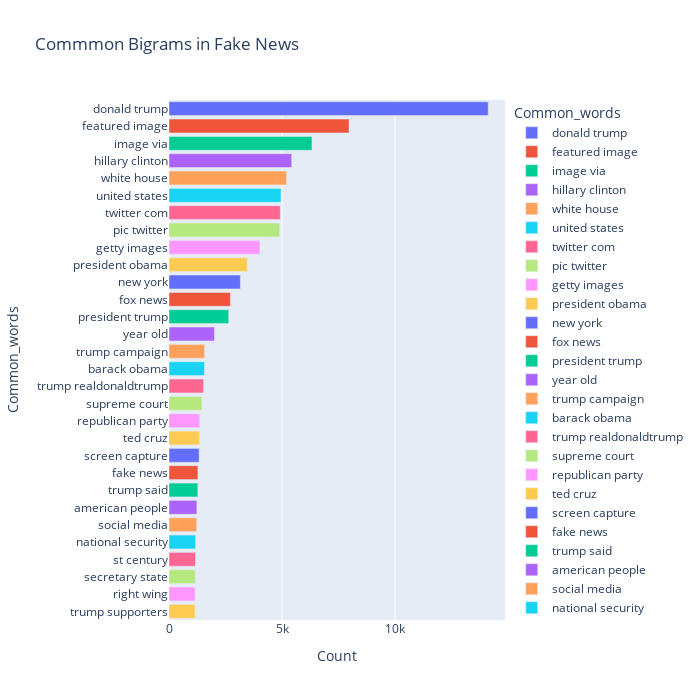

The notebook cell this image was saved under:
### Markdown cell above
Let's use the same functions to also take a look at the top bigrams from fake news and trigrams from true and fake news.

### Code cell
top_fake_news_bigrams = get_top_text_ngrams(processed_dataframe[processed_dataframe['label'] == 0]['text'], 30, 2)
plot_top_ngrams(top_fake_news_bigrams, 'Commmon Bigrams in Fake News')

### Figure 1 — Plotly figure (JSON) as saved in the notebook; plotly's stock layout.template omitted (floating-point values rounded to 4 significant figures)
{"data": [{"alignmentgroup": "True", "hovertemplate": "Common_words=%{y}<br>Count=%{x}<extra></extra>", "legendgroup": "donald trump", "marker": {"color": "#636efa", "pattern": {"shape": ""}}, "name": "donald trump", "offsetgroup": "donald trump", "orientation": "h", "showlegend": true, "textposition": "auto", "type": "bar", "x": [14122], "xaxis": "x", "y": ["donald trump"], "yaxis": "y"}, {"alignmentgroup": "True", "hovertemplate": "Common_words=%{y}<br>Count=%{x}<extra></extra>", "legendgroup": "featured image", "marker": {"color": "#EF553B", "pattern": {"shape": ""}}, "name": "featured image", "offsetgroup": "featured image", "orientation": "h", "showlegend": true, "textposition": "auto", "type": "bar", "x": [7966], "xaxis": "x", "y": ["featured image"], "yaxis": "y"}, {"alignmentgroup": "True", "hovertemplate": "Common_words=%{y}<br>Count=%{x}<extra></extra>", "legendgroup": "image via", "marker": {"color": "#00cc96", "pattern": {"shape": ""}}, "name": "image via", "offsetgroup": "image via", "orientation": "h", "showlegend": true, "textposition": "auto", "type": "bar", "x": [6325], "xaxis": "x", "y": ["image via"], "yaxis": "y"}, {"alignmentgroup": "True", "hovertemplate": "Common_words=%{y}<br>Count=%{x}<extra></extra>", "legendgroup": "hillary clinton", "marker": {"color": "#ab63fa", "pattern": {"shape": ""}}, "name": "hillary clinton", "offsetgroup": "hillary clinton", "orientation": "h", "showlegend": true, "textposition": "auto", "type": "bar", "x": [5429], "xaxis": "x", "y": ["hillary clinton"], "yaxis": "y"}, {"alignmentgroup": "True", "hovertemplate": "Common_words=%{y}<br>Count=%{x}<extra></extra>", "legendgroup": "white house", "marker": {"color": "#FFA15A", "pattern": {"shape": ""}}, "name": "white house", "offsetgroup": "white house", "orientation": "h", "showlegend": true, "textposition": "auto", "type": "bar", "x": [5200], "xaxis": "x", "y": ["white house"], "yaxis": "y"}, {"alignmentgroup": "True", "hovertemplate": "Common_words=%{y}<br>Count=%{x}<extra></extra>", "legendgroup": "united states", "marker": {"color": "#19d3f3", "pattern": {"shape": ""}}, "name": "united states", "offsetgroup": "united states", "orientation": "h", "showlegend": true, "textposition": "auto", "type": "bar", "x": [4955], "xaxis": "x", "y": ["united states"], "yaxis": "y"}, {"alignmentgroup": "True", "hovertemplate": "Common_words=%{y}<br>Count=%{x}<extra></extra>", "legendgroup": "twitter com", "marker": {"color": "#FF6692", "pattern": {"shape": ""}}, "name": "twitter com", "offsetgroup": "twitter com", "orientation": "h", "showlegend": true, "textposition": "auto", "type": "bar", "x": [4924], "xaxis": "x", "y": ["twitter com"], "yaxis": "y"}, {"alignmentgroup": "True", "hovertemplate": "Common_words=%{y}<br>Count=%{x}<extra></extra>", "legendgroup": "pic twitter", "marker": {"color": "#B6E880", "pattern": {"shape": ""}}, "name": "pic twitter", "offsetgroup": "pic twitter", "orientation": "h", "showlegend": true, "textposition": "auto", "type": "bar", "x": [4899], "xaxis": "x", "y": ["pic twitter"], "yaxis": "y"}, {"alignmentgroup": "True", "hovertemplate": "Common_words=%{y}<br>Count=%{x}<extra></extra>", "legendgroup": "getty images", "marker": {"color": "#FF97FF", "pattern": {"shape": ""}}, "name": "getty images", "offsetgroup": "getty images", "orientation": "h", "showlegend": true, "textposition": "auto", "type": "bar", "x": [4022], "xaxis": "x", "y": ["getty images"], "yaxis": "y"}, {"alignmentgroup": "True", "hovertemplate": "Common_words=%{y}<br>Count=%{x}<extra></extra>", "legendgroup": "president obama", "marker": {"color": "#FECB52", "pattern": {"shape": ""}}, "name": "president obama", "offsetgroup": "president obama", "orientation": "h", "showlegend": true, "textposition": "auto", "type": "bar", "x": [3459], "xaxis": "x", "y": ["president obama"], "yaxis": "y"}, {"alignmentgroup": "True", "hovertemplate": "Common_words=%{y}<br>Count=%{x}<extra></extra>", "legendgroup": "new york", "marker": {"color": "#636efa", "pattern": {"shape": ""}}, "name": "new york", "offsetgroup": "new york", "orientation": "h", "showlegend": true, "textposition": "auto", "type": "bar", "x": [3157], "xaxis": "x", "y": ["new york"], "yaxis": "y"}, {"alignmentgroup": "True", "hovertemplate": "Common_words=%{y}<br>Count=%{x}<extra></extra>", "legendgroup": "fox news", "marker": {"color": "#EF553B", "pattern": {"shape": ""}}, "name": "fox news", "offsetgroup": "fox news", "orientation": "h", "showlegend": true, "textposition": "auto", "type": "bar", "x": [2715], "xaxis": "x", "y": ["fox news"], "yaxis": "y"}, {"alignmentgroup": "True", "hovertemplate": "Common_words=%{y}<br>Count=%{x}<extra></extra>", "legendgroup": "president trump", "marker": {"color": "#00cc96", "pattern": {"shape": ""}}, "name": "president trump", "offsetgroup": "president trump", "orientation": "h", "showlegend": true, "textposition": "auto", "type": "bar", "x": [2641], "xaxis": "x", "y": ["president trump"], "yaxis": "y"}, {"alignmentgroup": "True", "hovertemplate": "Common_words=%{y}<br>Count=%{x}<extra></extra>", "legendgroup": "year old", "marker": {"color": "#ab63fa", "pattern": {"shape": ""}}, "name": "year old", "offsetgroup": "year old", "orientation": "h", "showlegend": true, "textposition": "auto", "type": "bar", "x": [2010], "xaxis": "x", "y": ["year old"], "yaxis": "y"}, {"alignmentgroup": "True", "hovertemplate": "Common_words=%{y}<br>Count=%{x}<extra></extra>", "legendgroup": "trump campaign", "marker": {"color": "#FFA15A", "pattern": {"shape": ""}}, "name": "trump campaign", "offsetgroup": "trump campaign", "orientation": "h", "showlegend": true, "textposition": "auto", "type": "bar", "x": [1573], "xaxis": "x", "y": ["trump campaign"], "yaxis": "y"}, {"alignmentgroup": "True", "hovertemplate": "Common_words=%{y}<br>Count=%{x}<extra></extra>", "legendgroup": "barack obama", "marker": {"color": "#19d3f3", "pattern": {"shape": ""}}, "name": "barack obama", "offsetgroup": "barack obama", "orientation": "h", "showlegend": true, "textposition": "auto", "type": "bar", "x": [1569], "xaxis": "x", "y": ["barack obama"], "yaxis": "y"}, {"alignmentgroup": "True", "hovertemplate": "Common_words=%{y}<br>Count=%{x}<extra></extra>", "legendgroup": "trump realdonaldtrump", "marker": {"color": "#FF6692", "pattern": {"shape": ""}}, "name": "trump realdonaldtrump", "offsetgroup": "trump realdonaldtrump", "orientation": "h", "showlegend": true, "textposition": "auto", "type": "bar", "x": [1532], "xaxis": "x", "y": ["trump realdonaldtrump"], "yaxis": "y"}, {"alignmentgroup": "True", "hovertemplate": "Common_words=%{y}<br>Count=%{x}<extra></extra>", "legendgroup": "supreme court", "marker": {"color": "#B6E880", "pattern": {"shape": ""}}, "name": "supreme court", "offsetgroup": "supreme court", "orientation": "h", "showlegend": true, "textposition": "auto", "type": "bar", "x": [1455], "xaxis": "x", "y": ["supreme court"], "yaxis": "y"}, {"alignmentgroup": "True", "hovertemplate": "Common_words=%{y}<br>Count=%{x}<extra></extra>", "legendgroup": "republican party", "marker": {"color": "#FF97FF", "pattern": {"shape": ""}}, "name": "republican party", "offsetgroup": "republican party", "orientation": "h", "showlegend": true, "textposition": "auto", "type": "bar", "x": [1362], "xaxis": "x", "y": ["republican party"], "yaxis": "y"}, {"alignmentgroup": "True", "hovertemplate": "Common_words=%{y}<br>Count=%{x}<extra></extra>", "legendgroup": "ted cruz", "marker": {"color": "#FECB52", "pattern": {"shape": ""}}, "name": "ted cruz", "offsetgroup": "ted cruz", "orientation": "h", "showlegend": true, "textposition": "auto", "type": "bar", "x": [1350], "xaxis": "x", "y": ["ted cruz"], "yaxis": "y"}, {"alignmentgroup": "True", "hovertemplate": "Common_words=%{y}<br>Count=%{x}<extra></extra>", "legendgroup": "screen capture", "marker": {"color": "#636efa", "pattern": {"shape": ""}}, "name": "screen capture", "offsetgroup": "screen capture", "orientation": "h", "showlegend": true, "textposition": "auto", "type": "bar", "x": [1334], "xaxis": "x", "y": ["screen capture"], "yaxis": "y"}, {"alignmentgroup": "True", "hovertemplate": "Common_words=%{y}<br>Count=%{x}<extra></extra>", "legendgroup": "fake news", "marker": {"color": "#EF553B", "pattern": {"shape": ""}}, "name": "fake news", "offsetgroup": "fake news", "orientation": "h", "showlegend": true, "textposition": "auto", "type": "bar", "x": [1279], "xaxis": "x", "y": ["fake news"], "yaxis": "y"}, {"alignmentgroup": "True", "hovertemplate": "Common_words=%{y}<br>Count=%{x}<extra></extra>", "legendgroup": "trump said", "marker": {"color": "#00cc96", "pattern": {"shape": ""}}, "name": "trump said", "offsetgroup": "trump said", "orientation": "h", "showlegend": true, "textposition": "auto", "type": "bar", "x": [1276], "xaxis": "x", "y": ["trump said"], "yaxis": "y"}, {"alignmentgroup": "True", "hovertemplate": "Common_words=%{y}<br>Count=%{x}<extra></extra>", "legendgroup": "american people", "marker": {"color": "#ab63fa", "pattern": {"shape": ""}}, "name": "american people", "offsetgroup": "american people", "orientation": "h", "showlegend": true, "textposition": "auto", "type": "bar", "x": [1234], "xaxis": "x", "y": ["american people"], "yaxis": "y"}, {"alignmentgroup": "True", "hovertemplate": "Common_words=%{y}<br>Count=%{x}<extra></extra>", "legendgroup": "social media", "marker": {"color": "#FFA15A", "pattern": {"shape": ""}}, "name": "social media", "offsetgroup": "social media", "orientation": "h", "showlegend": true, "textposition": "auto", "type": "bar", "x": [1228], "xaxis": "x", "y": ["social media"], "yaxis": "y"}, {"alignmentgroup": "True", "hovertemplate": "Common_words=%{y}<br>Count=%{x}<extra></extra>", "legendgroup": "national security", "marker": {"color": "#19d3f3", "pattern": {"shape": ""}}, "name": "national security", "offsetgroup": "national security", "orientation": "h", "showlegend": true, "textposition": "auto", "type": "bar", "x": [1179], "xaxis": "x", "y": ["national security"], "yaxis": "y"}, {"alignmentgroup": "True", "hovertemplate": "Common_words=%{y}<br>Count=%{x}<extra></extra>", "legendgroup": "st century", "marker": {"color": "#FF6692", "pattern": {"shape": ""}}, "name": "st century", "offsetgroup": "st century", "orientation": "h", "showlegend": true, "textposition": "auto", "type": "bar", "x": [1173], "xaxis": "x", "y": ["st century"], "yaxis": "y"}, {"alignmentgroup": "True", "hovertemplate": "Common_words=%{y}<br>Count=%{x}<extra></extra>", "legendgroup": "secretary state", "marker": {"color": "#B6E880", "pattern": {"shape": ""}}, "name": "secretary state", "offsetgroup": "secretary state", "orientation": "h", "showlegend": true, "textposition": "auto", "type": "bar", "x": [1163], "xaxis": "x", "y": ["secretary state"], "yaxis": "y"}, {"alignmentgroup": "True", "hovertemplate": "Common_words=%{y}<br>Count=%{x}<extra></extra>", "legendgroup": "right wing", "marker": {"color": "#FF97FF", "pattern": {"shape": ""}}, "name": "right wing", "offsetgroup": "right wing", "orientation": "h", "showlegend": true, "textposition": "auto", "type": "bar", "x": [1160], "xaxis": "x", "y": ["right wing"], "yaxis": "y"}, {"alignmentgroup": "True", "hovertemplate": "Common_words=%{y}<br>Count=%{x}<extra></extra>", "legendgroup": "trump supporters", "marker": {"color": "#FECB52", "pattern": {"shape": ""}}, "name": "trump supporters", "offsetgroup": "trump supporters", "orientation": "h", "showlegend": true, "textposition": "auto", "type": "bar", "x": [1152], "xaxis": "x", "y": ["trump supporters"], "yaxis": "y"}], "layout": {"barmode": "relative", "height": 700, "legend": {"title": {"text": "Common_words"}, "tracegroupgap": 0}, "title": {"text": "Commmon Bigrams in Fake News"}, "width": 700, "xaxis": {"anchor": "y", "domain": [0, 1], "title": {"text": "Count"}}, "yaxis": {"anchor": "x", "categoryarray": ["trump supporters", "right wing", "secretary state", "st century", "national security", "social media", "american people", "trump said", "fake news", "screen capture", "ted cruz", "republican party", "supreme court", "trump realdonaldtrump", "barack obama", "trump campaign", "year old", "president trump", "fox news", "new york", "president obama", "getty images", "pic twitter", "twitter com", "united states", "white house", "hillary clinton", "image via", "featured image", "donald trump"], "categoryorder": "array", "domain": [0, 1], "title": {"text": "Common_words"}}}}
